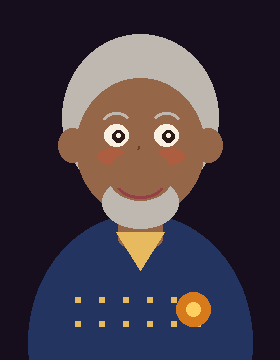
#> input picture sample/portraits/ayo.png, 280 x 360 px
$ python -i ghost.py   (imports and definitions only)
#> lines starting #> are read from the running program, lines starting #| are printed output that depends on the picture; after the words box and inside, x2 and y2 are one past the last pixel; in counts of white or black regions, pixels touching at a corner belong together
#> further down, picture is the input picture: PIL image 280x360 RGB; mean R, G, B 64.4, 55.6, 66.1
"""Make a cut-out person look like a visit, not a sticker.

The browser uses the same float as `float_offset`. Ghost mode asks
`/api/ghost/motion` for these numbers so the tests and the page cannot drift.
"""

from __future__ import annotations

import math

import numpy as np
from PIL import Image, ImageFilter

# Keep this dict in sync with the sine in static/js/ghost.js.
MOTION = {
    "amplitude_px": 10,
    "period_s": 3.2,
    "drift": 0.28,
    "opacity": 0.30,
    "scale": 0.74,
    "side": "right",
    # A faint memory: it comes up slowly, then breathes like candlelight.
    "fade_in_s": 2.5,
    "flicker": 0.12,
    "flicker_period_s": 2.6,
}

# Bump when the treatment changes so cached sprites are rebuilt.
GHOST_VERSION = 2

# Marigold, the flower on the altar.
GLOW_RGB = (255, 168, 64)
WARM_RGB = (255, 228, 196)
# Old-photograph brown. The figure is drawn in this tone, not its own colours.
SEPIA_RGB = (236, 205, 160)
SEPIA_KEEP = 0.12  # how much of the photo's own colour survives
HALO_STRENGTH = 0.3
HALO_PAD = 18


# [17 lines left out: functions float_offset, feather_mask, not called in this run]


def sepia_tone(rgb: np.ndarray) -> np.ndarray:
    """Desaturate to a warm brown, so the figure is a memory and not a sticker.

    `rgb` is float, last axis 3, 0–255. Luminance is lifted a little because the
    figure is shown at low opacity and would otherwise vanish on a dark room.
    """
    luma = rgb[..., 0] * 0.299 + rgb[..., 1] * 0.587 + rgb[..., 2] * 0.114
    luma = np.clip(255.0 * 1.45 * np.power(np.clip(luma / 255.0, 0.0, 1.0), 0.6), 0, 255)
    tint = np.array(SEPIA_RGB, dtype=np.float32) / 255.0
    toned = luma[..., None] * tint
    return np.clip(toned * (1.0 - SEPIA_KEEP) + rgb * SEPIA_KEEP, 0, 255)


def _pad(image: Image.Image, pad: int) -> Image.Image:
    """Room around the figure so the halo is not clipped by the photo edge."""
#> called with pad = 18
    canvas = Image.new("RGBA", (image.width + pad * 2, image.height + pad * 2), (0, 0, 0, 0))
#> canvas: PIL image 316x396 RGBA; every value is 0
    canvas.paste(image, (pad, pad))
    return canvas


def _over(base: np.ndarray, sprite: np.ndarray) -> np.ndarray:
    """Porter-Duff source-over. Both arrays are float RGBA in 0–255."""
    src_a = sprite[:, :, 3:4] / 255.0
    dst_a = base[:, :, 3:4] / 255.0
    out_a = src_a + dst_a * (1.0 - src_a)
    out_rgb = sprite[:, :, :3] * src_a + base[:, :, :3] * dst_a * (1.0 - src_a)
    safe = np.maximum(out_a, 1e-6)
    out_rgb = np.divide(out_rgb, safe, out=np.zeros_like(out_rgb), where=out_a > 1e-6)
    return np.concatenate([np.clip(out_rgb, 0, 255), np.clip(out_a * 255.0, 0, 255)], axis=2)


def apply_ghost_treatment(image: Image.Image, opacity: float | None = None) -> Image.Image:
    """Faint sepia figure with a barely-there marigold glow.

    Steps:
    1. Pad the cut-out so the glow has somewhere to live.
    2. Dilate the alpha and subtract the body, leaving a ring.
    3. Blur that ring and colour it marigold.
    4. Turn the figure sepia, then lower its alpha so the room (or the webcam)
       shows through the chest and the face.
    5. Composite the figure over the ring. The face stays the face.
    """
    if opacity is None:
        opacity = float(MOTION["opacity"])
    rgba = _pad(image.convert("RGBA"), HALO_PAD)
    arr = np.asarray(rgba).astype(np.float32)
    alpha = arr[:, :, 3]
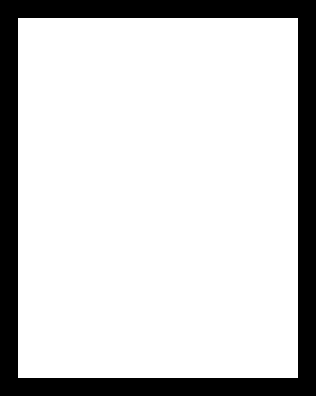
#> alpha: shape (396, 316) float32; 80.6% white; 1 black region, box (x1, y1, x2, y2) and area: (0, 0, 316, 396) 24336

    dilated = np.asarray(Image.fromarray(alpha.astype(np.uint8), "L").filter(ImageFilter.MaxFilter(9))).astype(
        np.float32
    )
#> dilated: shape (396, 316) float32; 84.7% white; 1 black region, box (x1, y1, x2, y2) and area: (0, 0, 316, 396) 19152
    ring = np.clip(dilated - alpha, 0, 255)
#> ring: shape (396, 316) float32; 4.1% white; 1 white region, box (x1, y1, x2, y2) and area: (14, 14, 302, 382) 5184
    ring_alpha = (
        np.asarray(Image.fromarray(ring.astype(np.uint8), "L").filter(ImageFilter.GaussianBlur(radius=6))).astype(
            np.float32
        )
        / 255.0
    )

    glow = np.zeros_like(arr)
    glow[:, :, 0] = GLOW_RGB[0]
    glow[:, :, 1] = GLOW_RGB[1]
    glow[:, :, 2] = GLOW_RGB[2]
    glow[:, :, 3] = ring_alpha * 255.0 * HALO_STRENGTH

    body = np.zeros_like(arr)
    body[:, :, :3] = sepia_tone(arr[:, :, :3])
#> in sepia_tone, `luma = rgb[..., 0] * 0.299 + rgb[..., 1] * 0.587 + rgb[..., 2] * 0.114`:
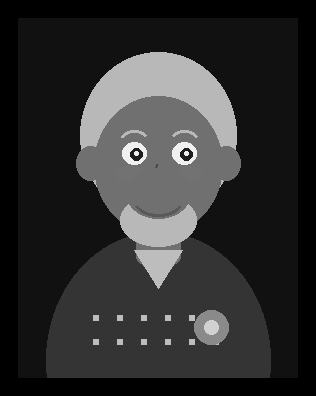
#> luma: shape (396, 316) float32; min 0, max 240.6, mean 47.9
#> in sepia_tone, `luma = np.clip(255.0 * 1.45 * np.power(np.clip(luma / 255.0, 0.0, 1.0)..`:
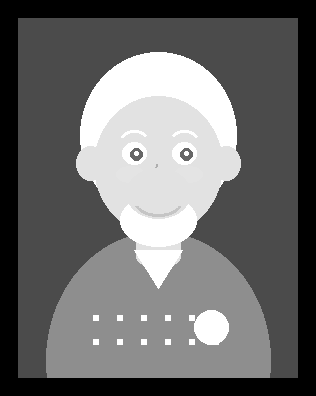
#> luma: shape (396, 316) float32; min 0, max 255, mean 107.4
    body[:, :, 3] = alpha * float(opacity)
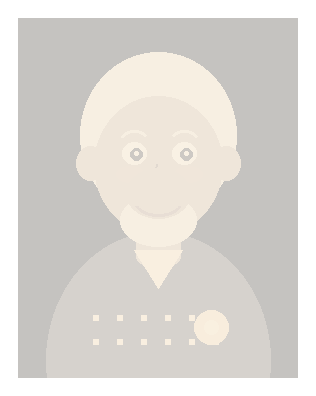
#> body: shape (396, 316, 4) float32; mean R, G, B, A 93.7, 81.3, 65.7, 61.6; transparent parts drawn white

    return Image.fromarray(_over(glow, body).astype(np.uint8), "RGBA")
#> in _over, `dst_a = base[:, :, 3:4] / 255.0`:
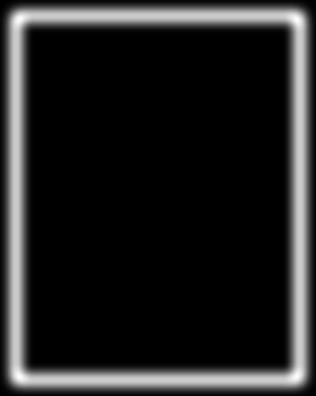
#> dst_a: shape (396, 316, 1) float32; min 0, max 0.0929, mean 0.0124; drawn with min black and max white
#> in _over, `out_a = src_a + dst_a * (1.0 - src_a)`:
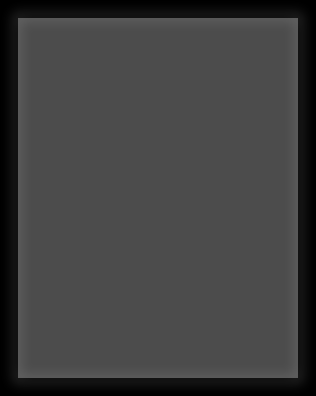
#> out_a: shape (396, 316, 1) float32; min 0, max 0.365, mean 0.253
#> in _over, `out_rgb = np.divide(out_rgb, safe, out=np.zeros_like(out_rgb), where=o..`:
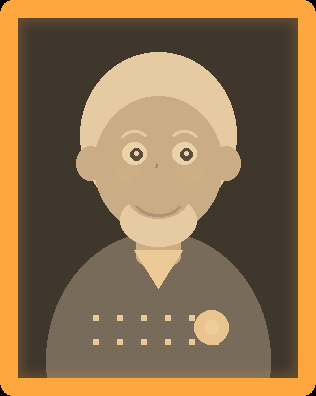
#> out_rgb: shape (396, 316, 3) float32; mean R, G, B 144.8, 114.7, 78.2; drawn with min black and max white
#> returned value: PIL image 316x396 RGBA


# [32 lines left out: function composite_beside, not called in this run]

>>> from PIL import Image
>>> picture = Image.open('../sample/portraits/ayo.png')
>>> result = apply_ghost_treatment(picture)

$ run again, on sample/portraits/bisi.png
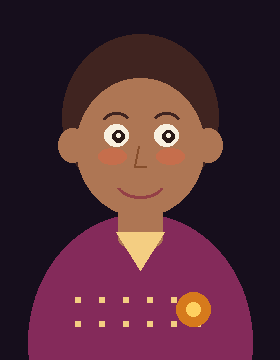
#> input picture sample/portraits/bisi.png, 280 x 360 px
#> picture is the input picture: PIL image 280x360 RGB; mean R, G, B 79.8, 42.7, 53.7
#> alpha: shape (396, 316) float32; 80.6% white; 1 black region, box (x1, y1, x2, y2) and area: (0, 0, 316, 396) 24336
#> dilated: shape (396, 316) float32; 84.7% white; 1 black region, box (x1, y1, x2, y2) and area: (0, 0, 316, 396) 19152
#> ring: shape (396, 316) float32; 4.1% white; 1 white region, box (x1, y1, x2, y2) and area: (14, 14, 302, 382) 5184
#> in apply_ghost_treatment, `body[:, :, 3] = alpha * float(opacity)`:
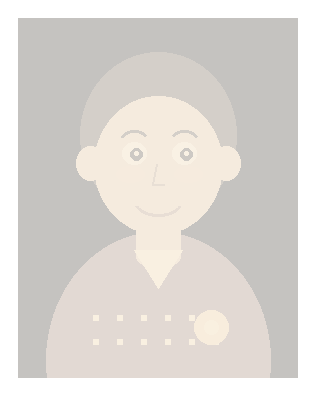
#> body: shape (396, 316, 4) float32; mean R, G, B, A 95.5, 80.3, 64.7, 61.6; transparent parts drawn white
#> in _over, `out_rgb = np.divide(out_rgb, safe, out=np.zeros_like(out_rgb), where=o..`:
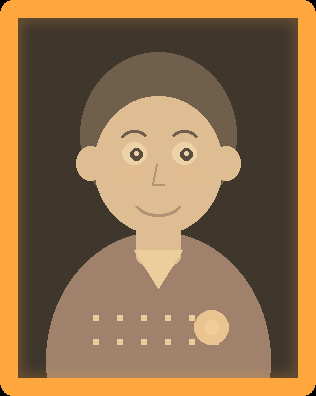
#> out_rgb: shape (396, 316, 3) float32; mean R, G, B 146.4, 113.7, 77.1; drawn with min black and max white

$ run again, on sample/portraits/funke.png
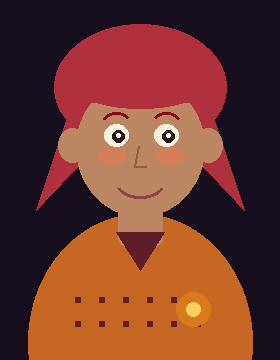
#> input picture sample/portraits/funke.png, 280 x 360 px
#> picture is the input picture: PIL image 280x360 RGB; mean R, G, B 110.9, 57.8, 45.1
#> alpha: shape (396, 316) float32; 80.6% white; 1 black region, box (x1, y1, x2, y2) and area: (0, 0, 316, 396) 24336
#> dilated: shape (396, 316) float32; 84.7% white; 1 black region, box (x1, y1, x2, y2) and area: (0, 0, 316, 396) 19152
#> ring: shape (396, 316) float32; 4.1% white; 1 white region, box (x1, y1, x2, y2) and area: (14, 14, 302, 382) 5184
#> in apply_ghost_treatment, `body[:, :, 3] = alpha * float(opacity)`:
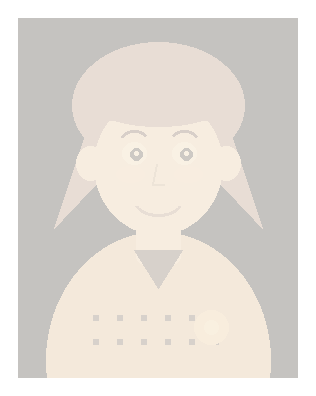
#> body: shape (396, 316, 4) float32; mean R, G, B, A 114, 95.3, 74.5, 61.6; transparent parts drawn white
#> in _over, `out_rgb = np.divide(out_rgb, safe, out=np.zeros_like(out_rgb), where=o..`:
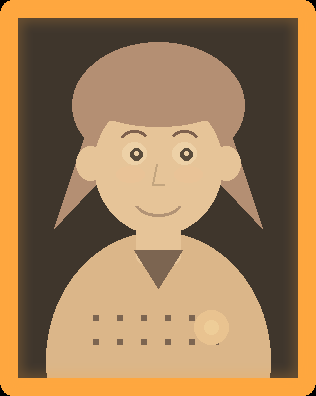
#> out_rgb: shape (396, 316, 3) float32; mean R, G, B 164.9, 128.6, 86.8; drawn with min black and max white
